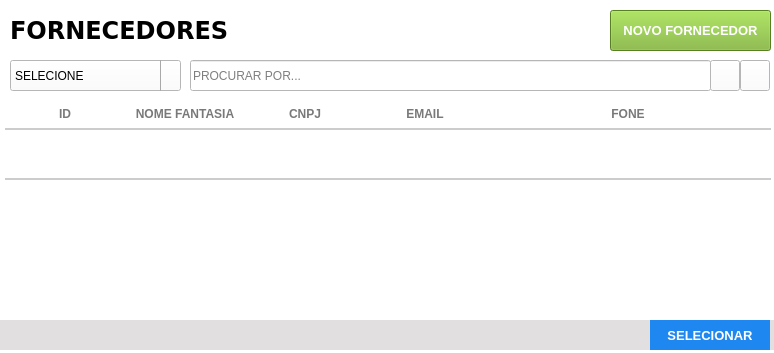
<?xml version="1.0" encoding="UTF-8"?>
<ui version="4.0">
 <class>Frame</class>
 <widget class="QFrame" name="Frame">
  <property name="geometry">
   <rect>
    <x>0</x>
    <y>0</y>
    <width>774</width>
    <height>353</height>
   </rect>
  </property>
  <property name="windowTitle">
   <string>Lista de Fornecedores</string>
  </property>
  <property name="styleSheet">
   <string notr="true">background: #FFF;</string>
  </property>
  <widget class="QFrame" name="fr_titulo_servicos">
   <property name="geometry">
    <rect>
     <x>0</x>
     <y>0</y>
     <width>981</width>
     <height>60</height>
    </rect>
   </property>
   <property name="styleSheet">
    <string notr="true"/>
   </property>
   <widget class="QLabel" name="lb_tituloClientes_2">
    <property name="geometry">
     <rect>
      <x>10</x>
      <y>15</y>
      <width>221</width>
      <height>30</height>
     </rect>
    </property>
    <property name="font">
     <font>
      <family>DejaVu Sans</family>
      <pointsize>18</pointsize>
      <weight>75</weight>
      <bold>true</bold>
     </font>
    </property>
    <property name="styleSheet">
     <string notr="true">color: rgb(0, 0, 0)</string>
    </property>
    <property name="text">
     <string>FORNECEDORES</string>
    </property>
   </widget>
   <widget class="QPushButton" name="bt_novo">
    <property name="geometry">
     <rect>
      <x>610</x>
      <y>10</y>
      <width>161</width>
      <height>41</height>
     </rect>
    </property>
    <property name="font">
     <font>
      <family>Tahoma</family>
      <pointsize>10</pointsize>
      <weight>75</weight>
      <bold>true</bold>
     </font>
    </property>
    <property name="cursor">
     <cursorShape>PointingHandCursor</cursorShape>
    </property>
    <property name="focusPolicy">
     <enum>Qt::NoFocus</enum>
    </property>
    <property name="contextMenuPolicy">
     <enum>Qt::ActionsContextMenu</enum>
    </property>
    <property name="styleSheet">
     <string notr="true">QPushButton {
background-color: #7AB32E;
color: #FFF
 }
QPushButton:hover{
background-color: #40a286
}</string>
    </property>
    <property name="text">
     <string>NOVO FORNECEDOR</string>
    </property>
    <property name="iconSize">
     <size>
      <width>75</width>
      <height>35</height>
     </size>
    </property>
   </widget>
  </widget>
  <widget class="QTableWidget" name="tb_fornecedores">
   <property name="geometry">
    <rect>
     <x>0</x>
     <y>100</y>
     <width>771</width>
     <height>211</height>
    </rect>
   </property>
   <property name="cursor" stdset="0">
    <cursorShape>PointingHandCursor</cursorShape>
   </property>
   <property name="focusPolicy">
    <enum>Qt::WheelFocus</enum>
   </property>
   <property name="styleSheet">
    <string notr="true">QTableView{
color: #797979;
font-weight: bold;
font-size: 13px;
background: #FFF;
padding: 0 0 0 5px;
}
QHeaderView:section{
background: #FFF;
padding: 5px 0 ;
font-size: 12px;
font-family: &quot;Arial&quot;;
font-weight: bold;
color: #797979;
border: none;
border-bottom: 2px solid #CCC;
text-transform: uppercase
}
QTableView::item {
border-bottom: 2px solid #CCC;
padding: 2px;
}

</string>
   </property>
   <property name="frameShape">
    <enum>QFrame::NoFrame</enum>
   </property>
   <property name="frameShadow">
    <enum>QFrame::Plain</enum>
   </property>
   <property name="autoScrollMargin">
    <number>20</number>
   </property>
   <property name="editTriggers">
    <set>QAbstractItemView::NoEditTriggers</set>
   </property>
   <property name="selectionMode">
    <enum>QAbstractItemView::NoSelection</enum>
   </property>
   <property name="selectionBehavior">
    <enum>QAbstractItemView::SelectRows</enum>
   </property>
   <property name="showGrid">
    <bool>false</bool>
   </property>
   <property name="gridStyle">
    <enum>Qt::NoPen</enum>
   </property>
   <property name="wordWrap">
    <bool>false</bool>
   </property>
   <property name="rowCount">
    <number>1</number>
   </property>
   <attribute name="horizontalHeaderDefaultSectionSize">
    <number>120</number>
   </attribute>
   <attribute name="horizontalHeaderHighlightSections">
    <bool>false</bool>
   </attribute>
   <attribute name="horizontalHeaderStretchLastSection">
    <bool>true</bool>
   </attribute>
   <attribute name="verticalHeaderVisible">
    <bool>false</bool>
   </attribute>
   <attribute name="verticalHeaderMinimumSectionSize">
    <number>20</number>
   </attribute>
   <attribute name="verticalHeaderDefaultSectionSize">
    <number>50</number>
   </attribute>
   <row>
    <property name="text">
     <string>1</string>
    </property>
   </row>
   <column>
    <property name="text">
     <string>ID</string>
    </property>
   </column>
   <column>
    <property name="text">
     <string>NOME FANTASIA</string>
    </property>
   </column>
   <column>
    <property name="text">
     <string>CNPJ</string>
    </property>
   </column>
   <column>
    <property name="text">
     <string>EMAIL</string>
    </property>
   </column>
   <column>
    <property name="text">
     <string>FONE</string>
    </property>
   </column>
  </widget>
  <widget class="QFrame" name="fr_botoes">
   <property name="geometry">
    <rect>
     <x>-210</x>
     <y>320</y>
     <width>991</width>
     <height>30</height>
    </rect>
   </property>
   <property name="styleSheet">
    <string notr="true">background:#E1DFE0;
border: none;</string>
   </property>
   <widget class="QPushButton" name="bt_selecionar">
    <property name="geometry">
     <rect>
      <x>860</x>
      <y>0</y>
      <width>120</width>
      <height>30</height>
     </rect>
    </property>
    <property name="font">
     <font>
      <pointsize>10</pointsize>
      <weight>75</weight>
      <bold>true</bold>
     </font>
    </property>
    <property name="cursor">
     <cursorShape>PointingHandCursor</cursorShape>
    </property>
    <property name="focusPolicy">
     <enum>Qt::NoFocus</enum>
    </property>
    <property name="contextMenuPolicy">
     <enum>Qt::ActionsContextMenu</enum>
    </property>
    <property name="styleSheet">
     <string notr="true">QPushButton {
background-color: #1E87F0;
color: #FFF
 }
QPushButton:hover{
background-color: #40a286
}</string>
    </property>
    <property name="text">
     <string>SELECIONAR</string>
    </property>
    <property name="iconSize">
     <size>
      <width>75</width>
      <height>35</height>
     </size>
    </property>
   </widget>
  </widget>
  <widget class="QPushButton" name="bt_refresh">
   <property name="geometry">
    <rect>
     <x>740</x>
     <y>60</y>
     <width>30</width>
     <height>31</height>
    </rect>
   </property>
   <property name="font">
    <font>
     <family>Arial</family>
    </font>
   </property>
   <property name="cursor">
    <cursorShape>PointingHandCursor</cursorShape>
   </property>
   <property name="focusPolicy">
    <enum>Qt::NoFocus</enum>
   </property>
   <property name="contextMenuPolicy">
    <enum>Qt::NoContextMenu</enum>
   </property>
   <property name="toolTip">
    <string>ATUALIZAR TABELA</string>
   </property>
   <property name="text">
    <string/>
   </property>
   <property name="icon">
    <iconset>
     <normaloff>../Imagens/refresh.png</normaloff>../Imagens/refresh.png</iconset>
   </property>
  </widget>
  <widget class="QLineEdit" name="tx_busca">
   <property name="geometry">
    <rect>
     <x>190</x>
     <y>60</y>
     <width>521</width>
     <height>31</height>
    </rect>
   </property>
   <property name="font">
    <font>
     <family>Arial</family>
    </font>
   </property>
   <property name="focusPolicy">
    <enum>Qt::ClickFocus</enum>
   </property>
   <property name="styleSheet">
    <string notr="true">QLineEdit {
color: #000
}
</string>
   </property>
   <property name="placeholderText">
    <string>PROCURAR POR...</string>
   </property>
  </widget>
  <widget class="QComboBox" name="cb_fornecedores">
   <property name="geometry">
    <rect>
     <x>10</x>
     <y>60</y>
     <width>171</width>
     <height>31</height>
    </rect>
   </property>
   <property name="focusPolicy">
    <enum>Qt::StrongFocus</enum>
   </property>
   <property name="styleSheet">
    <string notr="true">QComboBox{
background: #fff;
color: #000;
font: 13px &quot;Arial&quot; ;
text-transform: uppercase
}
QComboBox:Focus {
border: 1px solid red;
}
 QComboBox::drop-down {
     subcontrol-origin: padding;
     subcontrol-position: top right;
     width: 25px;
     border-left-width: 1px;
     border-left-color: darkgray;
     border-left-style: solid; /* just a single line */
     border-top-right-radius: 3px; /* same radius as the QComboBox */
     border-bottom-right-radius: 3px;
 }
QComboBox::down-arrow {
     image: url(&quot;Imagens/down.png&quot;);
 }
</string>
   </property>
   <item>
    <property name="text">
     <string>SELECIONE</string>
    </property>
   </item>
  </widget>
  <widget class="QPushButton" name="bt_busca">
   <property name="geometry">
    <rect>
     <x>710</x>
     <y>60</y>
     <width>30</width>
     <height>31</height>
    </rect>
   </property>
   <property name="font">
    <font>
     <family>Arial</family>
    </font>
   </property>
   <property name="cursor">
    <cursorShape>PointingHandCursor</cursorShape>
   </property>
   <property name="focusPolicy">
    <enum>Qt::NoFocus</enum>
   </property>
   <property name="contextMenuPolicy">
    <enum>Qt::NoContextMenu</enum>
   </property>
   <property name="toolTip">
    <string>BUSCAR</string>
   </property>
   <property name="text">
    <string/>
   </property>
   <property name="icon">
    <iconset>
     <normaloff>../Imagens/search.png</normaloff>../Imagens/search.png</iconset>
   </property>
  </widget>
 </widget>
 <tabstops>
  <tabstop>tb_fornecedores</tabstop>
  <tabstop>cb_fornecedores</tabstop>
 </tabstops>
 <resources/>
 <connections/>
</ui>
